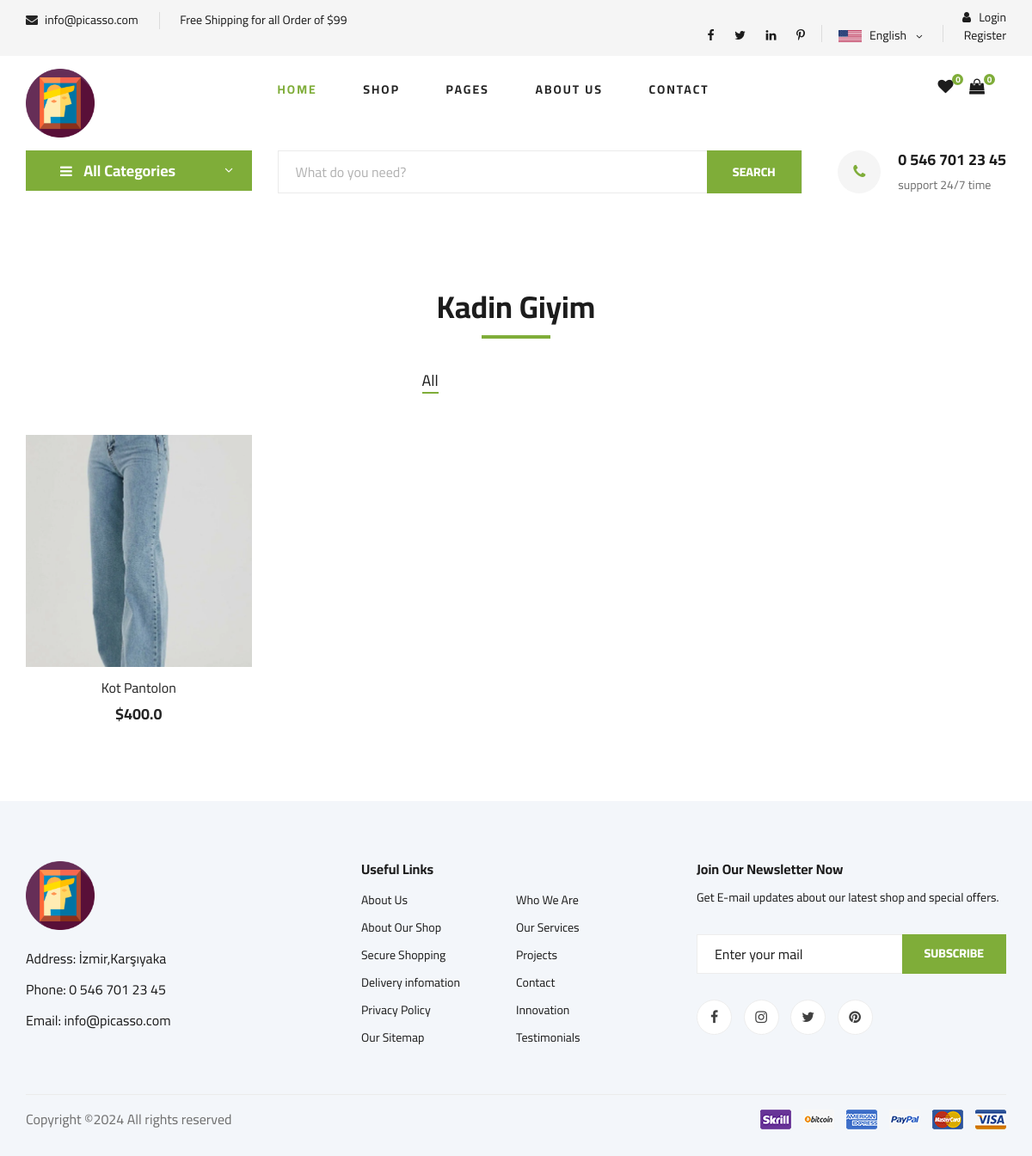
/category/3/kadin-giyim/, run on an earlier commit of the app's database.
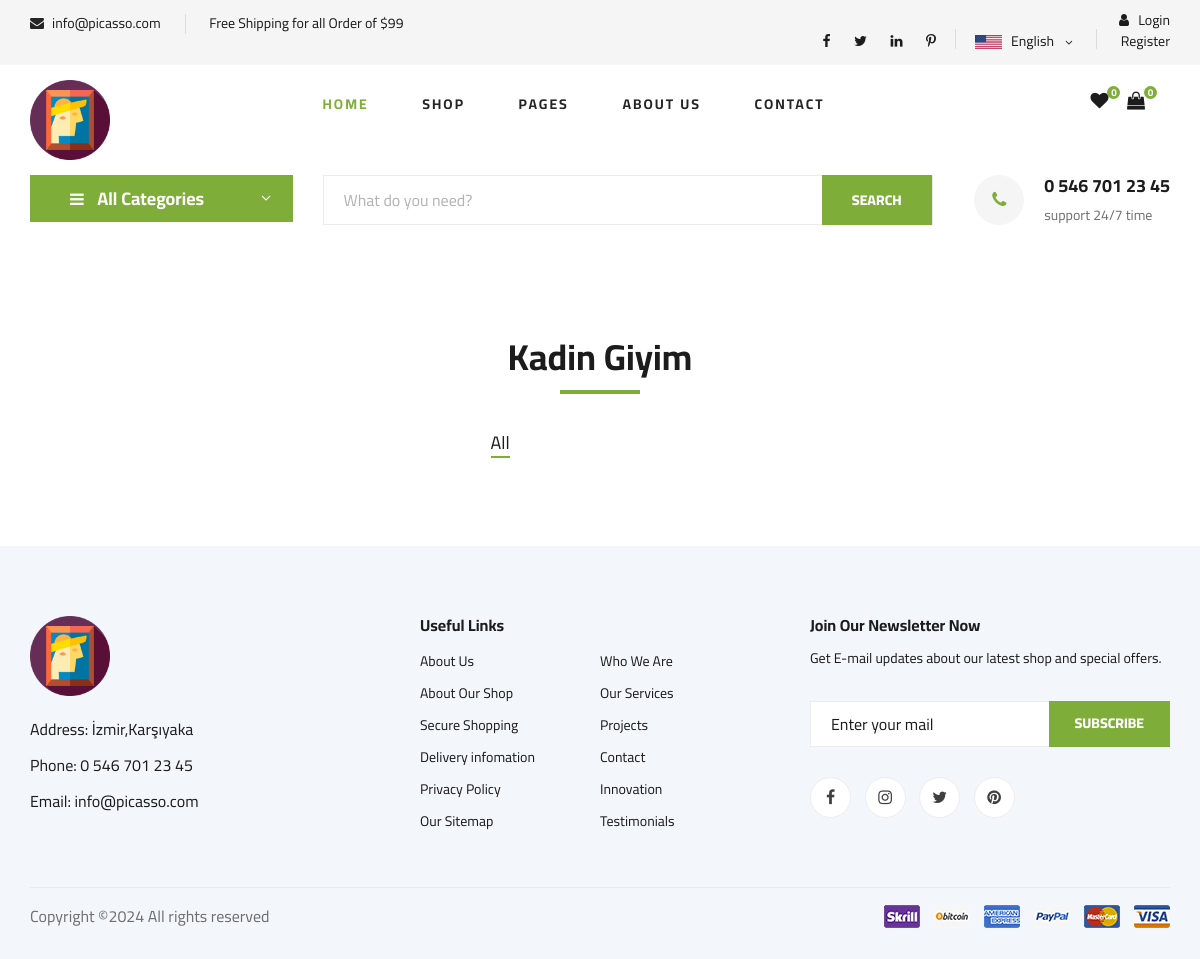
And on a later commit of the database.
### product/models.py (models this page shows, shortened)
class Product(models.Model):
    STATUS=( ('True','Evet'),('False','Hayir'))
    product_category = models.ForeignKey(
        Category,
        on_delete=models.CASCADE,
        related_name='products'  # İlişkili ürünleri çağırmak için kullanılır
    )#her ürün bir kategoriye ait olacak.
    user =models.ForeignKey(User,on_delete = models.CASCADE)
    title=models.CharField(max_length=75)
    keywords=models.CharField(blank=True,max_length=300)
    description=models.CharField(blank=True,max_length=300)
    image=models.ImageField(blank=True,upload_to='images/')
    price=models.FloatField()
    amount=models.IntegerField(default=0)
    detail=RichTextUploadingField()
    status=models.CharField(max_length=10,choices=STATUS,default='False')
    create_at=models.DateTimeField(auto_now_add=True)
    update_at=models.DateTimeField(auto_now=True)
    slug=models.SlugField(null=False,unique=True)
    viewcount=models.IntegerField(default=0)
    def thumbnail(self):
        if self.image:
            return mark_safe('<img src="{}" width="50"/>'.format(self.image.url))
        return "No Image"
    thumbnail.short_description = 'Image' #bu sütunun başlığı olarak "Image" metni gösterilir.
    def image_preview(self):
        if self.image:
            return format_html('<img src="{}" style="width: 300px; height: auto;" />', self.image.url)
        return '-'
    image_preview.short_description = 'Current Image'

### product/views.py (the view)
# urls.py: path('category/<int:id>/<slug:slug>/', productviews.categoryProducts, name='categoryProducts' ),
def categoryProducts(request,id,slug):
    category=Category.objects.get(pk=id)
    products_in_category = Product.objects.filter(product_category = id)
    context = {
        'productsInCategory': products_in_category,  # Bu kategorideki ürünler listesi
        'category': category   # Kategorinin kendisi
    }
    return render(request, 'kategori_urunler.html', context)

### home/context_processors.py (called while the page is built)
def global_settings(request):
    settings = Settings.objects.get(pk=1)
    return {
        'settings': settings
    }

### myProject/context_processors.py (called while the page is built)
def favori_check(request):
    if request.user.is_authenticated:
        request.session['favori_items'] = (AddFavourite.objects.filter(user_id = request.user.id).count())
        request.session['cart_items'] = ShopCart.objects.filter(user_id=request.user.id).count()
        return {'favori_itemss': request.session['favori_items'],'cart_items':request.session['cart_items']}
    else:
        request.session['favori_items'] = 0
        request.session['cart_items'] = 0
        return {'favori_itemss': request.session['favori_items'],'cart_items':request.session['cart_items']}

### product/context_processors.py (called while the page is built)
def categories(request):
    categories = Category.objects.all()
    if categories :
       return {'categories': categories}
    else:
        return dict()

### templates/kategori_urunler.html (shortened to what this page needs)
{% extends 'home.html' %}
{% block body %}
<section class="featured spad">
    <div class="container">
        <div class="row">
            <div class="col-lg-12">
                <div class="section-title">
                    <h2> {{category.title}}</h2>
                </div>
                <div class="featured__controls">
                    <ul>
                        <li class="active" data-filter="*">All</li>
                    </ul>
                </div>
            </div>
        </div>
        <div class="row featured__filter">
            {% for product in productsInCategory %}
                <div class="col-lg-3 col-md-4 col-sm-6 mix {{ product.category.slug }}">
                    <div class="featured__item">
                        <div class="featured__item__pic set-bg" data-setbg="{{ product.image.url }}">
                        </div>
                        <div class="featured__item__text">
                            <h6><a href="{% url 'productDetail' product.id product.slug %}">{{ product.title }}</a></h6>
                            <h5>${{ product.price }}</h5>
                        </div>
                    </div>
                </div>
            {% endfor %}
        </div>
</section>
 {% endblock%}

What changed in the data, as far as the page shows it:
removed Product: title "Kot Pantolon", price "400.0"
